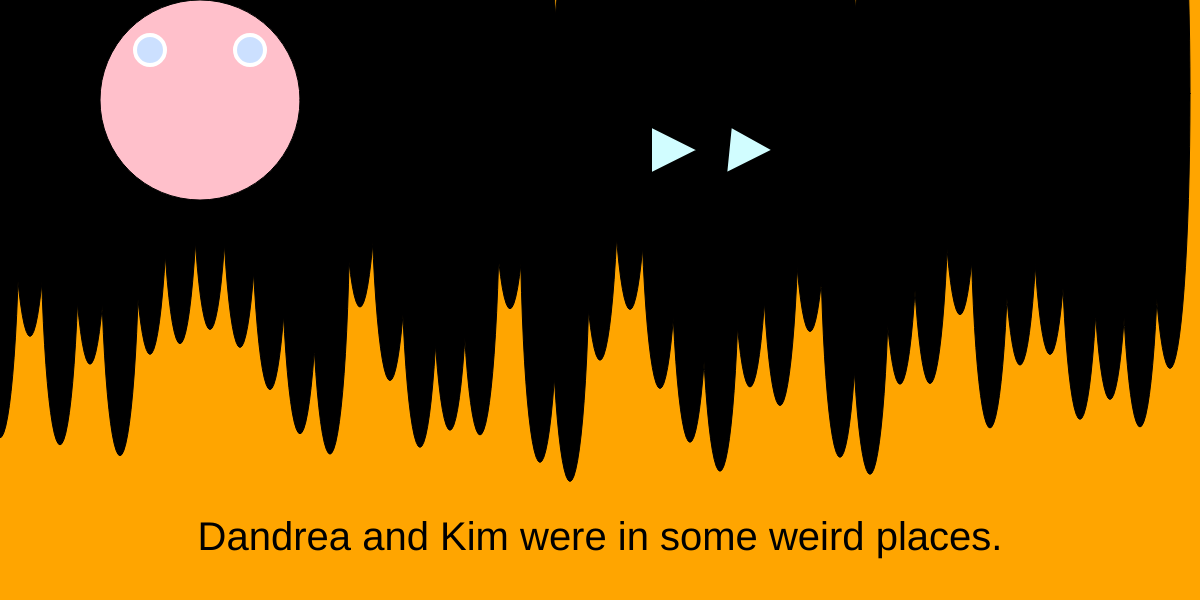
Frame 1 (no input)
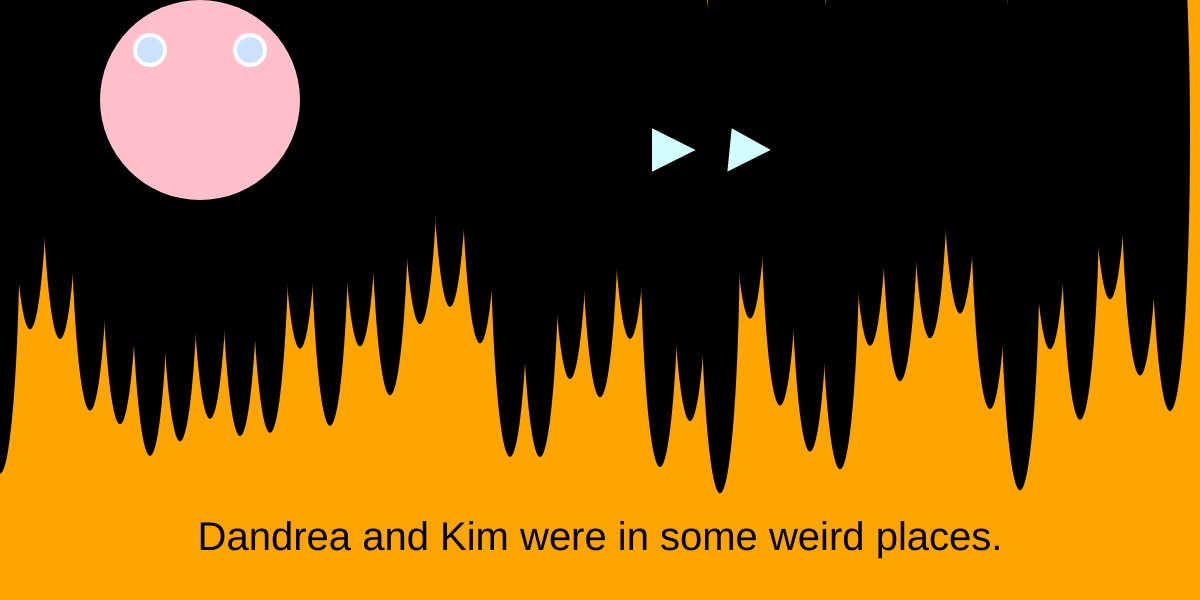
Frame 60 (no input)
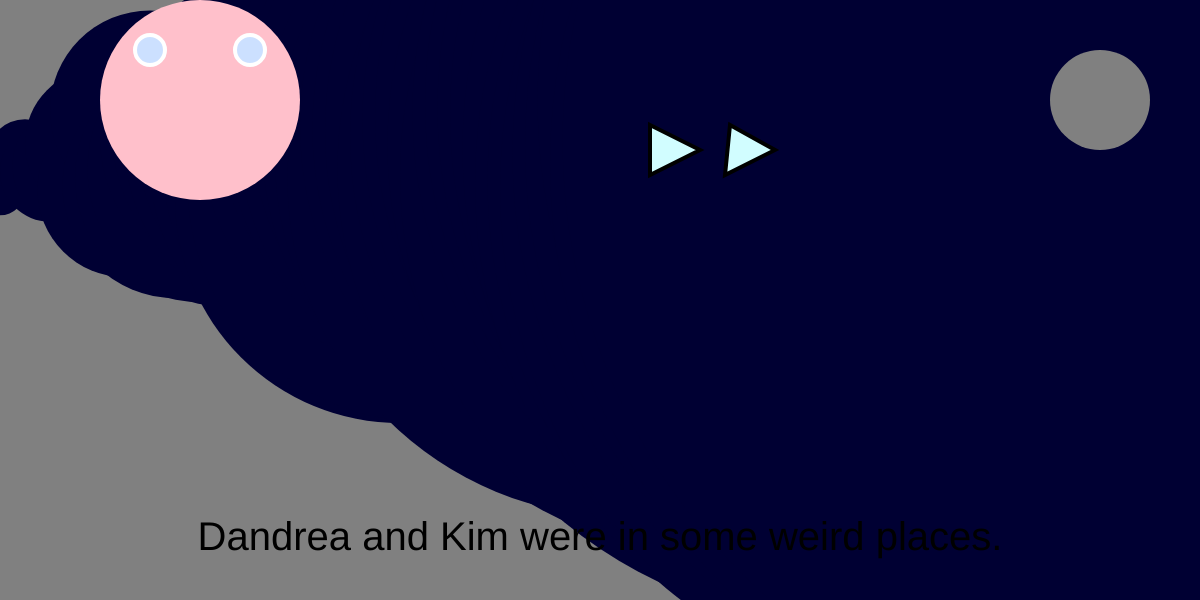
Frame 120 (the mouse pressed at the canvas centre since frame 60)

The p5.js sketch that drew these frames (run headless with seeded random() and noise() and a simulated clock; from frame 60 on, the mouse is pressed at the canvas centre):

// p5.js sketch
// ── sketch.js
/*
	setting sketch
	9.11.2019
	
*/

// character variables
var x = 200;
var y = 100;
var faceSize = 200;
var eyeSize = 30;
var eyeOffset = 50;
var c = 'pink'; // color
var greeting = '';

// second character -- kim
var kimX = 700;
var kimY = 200;
var kimSize = 200;
var kimColor = '#fffdd1';
var kimGreeting = '';



var story1 = "Dandrea and Kim were in some weird places.";

var scene ="city";


function setup() {
	createCanvas(windowWidth, 600);
//    scene = random(["city" , "forest", "ocean"]);
    
}
    

 
     function mousePressed() {
	if (scene == "city") {
		scene = "forest";
	} else if (scene == "forest") {
		scene = "ocean";
	} else if (scene == "ocean") {
		scene = "city";	
	}
}
  
function draw() {
	// set the setting
	if (scene == "city") {
		background('orange');
		
		/* city scene */
		fill('black');
		for (let x = 0; x < width; x += 30) {
			ellipse(x, 20 + random(200), 40, height - 50);
		}
		
	} else if (scene == "forest") {
		background("gray");
		
		/* forest scene */
		fill('#000033');
		noStroke();
		
		for (let x = 0; x < width; x += 25) {
			circle(
				x, 100 + random(100),
				x + 50, 600,
				x - 50, 600
			);	
		}
		fill('gray');
		circle(width - 100, 100, 100);
		
	} else if (scene == "ocean") {
		background("pink");
		
		/* ocean scene */
		stroke('blue');
		for (let x = 0; x < width; x += 100) {
			let y = random(height);
			noFill();
			beginShape();
			curveVertex(x - 100, y + 100);
			curveVertex(x, y);
			curveVertex(x + 100, y);
			curveVertex(x + 100, y + 50);
			curveVertex(x, y);
			curveVertex(x - 100, y);
			endShape();
			
			ellipse(x + 100, y, 20);
			fill('blue');
			ellipse(x + 100, y, 10);
		}
	}
 
    
	
    //Dandrea Character
	fill(c);
	ellipse(x, y, faceSize); // face
	fill('#cce0ff');
	stroke('white');
	strokeWeight(4);
	circle(x - eyeOffset, y - eyeOffset, eyeSize, eyeSize); // left eye
	circle(x + eyeOffset, y - eyeOffset, eyeSize, eyeSize); // right eye
	
	textSize(40);
	fill('black');
	noStroke();
	text(greeting, x + 100, y - 50);
    
    
    // kim character
	fill(kimColor);
	stroke('black');
	// face
	arc(kimX, kimY, kimSize, kimSize, PI, HALF_PI + HALF_PI, PIE);
	// left eye
	fill('#d1fdff');
	triangle(
		kimX - 50, kimY - 75, 
		kimX, kimY - 50, 
		kimX - 50, kimY - 25
	);
	
	// right eye
	quad(
		kimX + 30, kimY - 75, 
		kimX + 25, kimY - 25, 
		kimX + 75, kimY - 50, 
		
	);
		
	fill('black');
	noStroke();
	text(kimGreeting, kimX - 200, kimY + 150);
	
	
	textAlign(CENTER);
	text(story1, width/2, height - 50);
}
